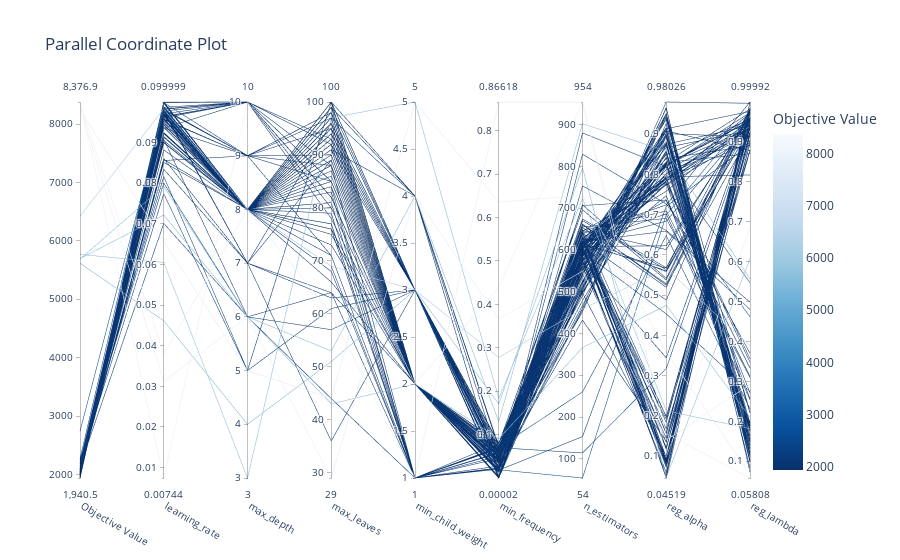

The cell this chart's notebook holds for it:
### Markdown cell above
2. Gráfico de coordenadas paralelas

### Code cell
from optuna.visualization import plot_parallel_coordinate

# grafico coordenadas paralelas
plot_parallel_coordinate(study)

### Figure 1 — Plotly figure (JSON) as saved in the notebook; plotly's stock layout.template omitted (floating-point values rounded to 4 significant figures; data arrays with more than 128 entries replaced by an {"elided": "..."} marker saying what was removed)
{"data": [{"dimensions": [{"label": "Objective Value", "range": [1941.0, 8377.0], "values": {"elided": "139 float values"}}, {"label": "learning_rate", "range": [0.00744, 0.1], "values": {"elided": "139 float values"}}, {"label": "max_depth", "range": [3, 10], "values": {"elided": "139 int values"}}, {"label": "max_leaves", "range": [29, 100], "values": {"elided": "139 int values"}}, {"label": "min_child_weight", "range": [1, 5], "values": {"elided": "139 int values"}}, {"label": "min_frequency", "range": [1.603e-05, 0.8662], "values": {"elided": "139 float values"}}, {"label": "n_estimators", "range": [54, 954], "values": {"elided": "139 int values"}}, {"label": "reg_alpha", "range": [0.04519, 0.9803], "values": {"elided": "139 float values"}}, {"label": "reg_lambda", "range": [0.05808, 0.9999], "values": {"elided": "139 float values"}}], "labelangle": 30, "labelside": "bottom", "line": {"color": {"elided": "139 float values"}, "colorbar": {"title": {"text": "Objective Value"}}, "colorscale": [[0, "rgb(247,251,255)"], [0.125, "rgb(222,235,247)"], [0.25, "rgb(198,219,239)"], [0.375, "rgb(158,202,225)"], [0.5, "rgb(107,174,214)"], [0.625, "rgb(66,146,198)"], [0.75, "rgb(33,113,181)"], [0.875, "rgb(8,81,156)"], [1, "rgb(8,48,107)"]], "reversescale": true, "showscale": true}, "type": "parcoords"}], "layout": {"title": {"text": "Parallel Coordinate Plot"}}}
